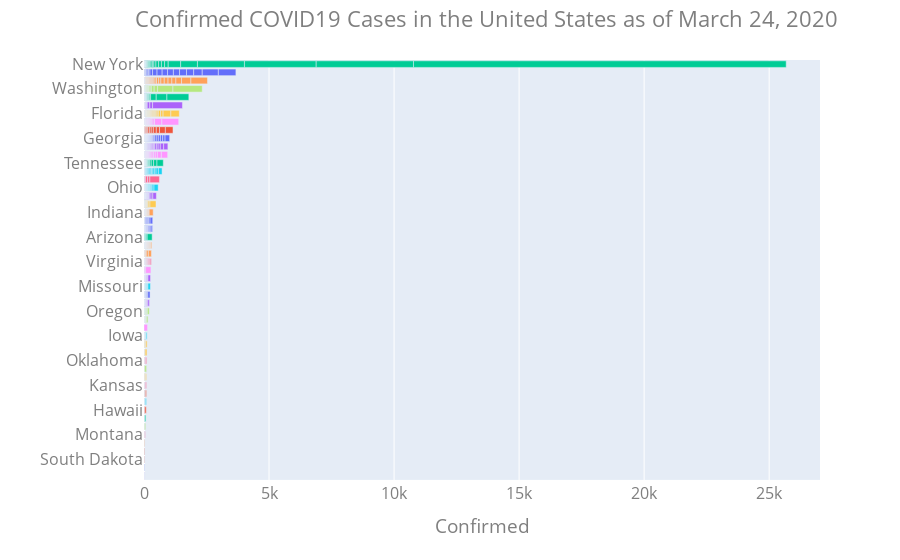

Source (notebook cell):
### Code cell
import plotly.express as px
import plotly.graph_objects as go

fig = go.Figure()

#Confirmed = df1['Confirmed'],
#Deaths = df1['Deaths'],
#Total_Confirmed = df1['Confirmed'].sum(),

fig = px.bar(df1, 
             x="Confirmed", 
             y="State",
             text="Confirmed", #this adds the numbers inside the bars when possible or outside to the right
             color='State', 
             orientation='h',
             hover_name="County", hover_data=["Confirmed", "Deaths"],
             height=1700,
             color_continuous_scale='Magenta',
            )
             
fig.update_layout(
    title={
        'text': "Confirmed COVID19 Cases in the United States as of March 24, 2020",
        'y':0.98,
        'x':0.54,
        'xanchor': 'center',
        'yanchor': 'top'},
    showlegend=False,
    xaxis={'categoryorder':'category ascending'},
    yaxis_title="",
    yaxis=dict(autorange="reversed"),
    yaxis_categoryorder = 'total descending',
    
    font=dict(
        #family="Times New Roman",
        size=16,
        color="#7f7f7f"),
    
    uniformtext_minsize=12, uniformtext_mode='hide',
)

fig.update_xaxes(showline=True, linewidth=0.2)
fig.update_traces(texttemplate='%{text:.2s}', textposition='inside')
    
fig.show()

import plotly.io as pio
pio.write_html(fig, file='barhMarch24_2020.html', auto_open=True)
